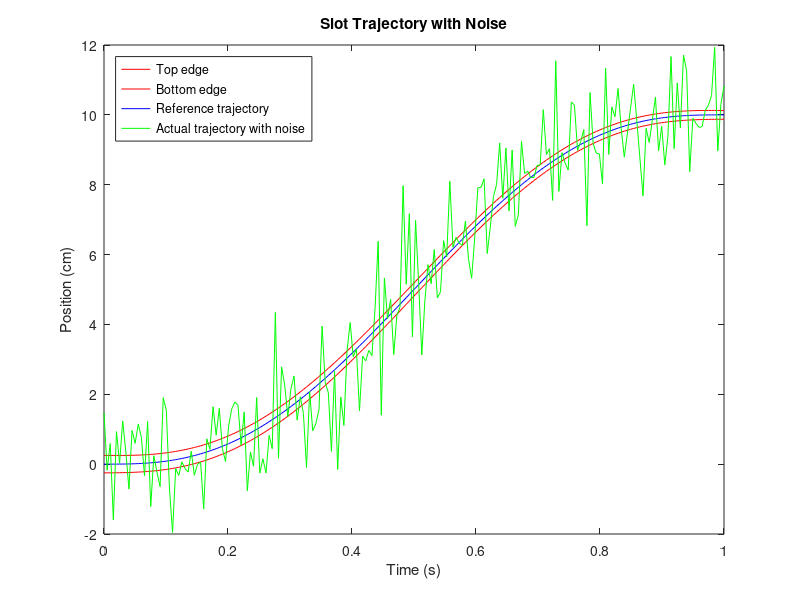
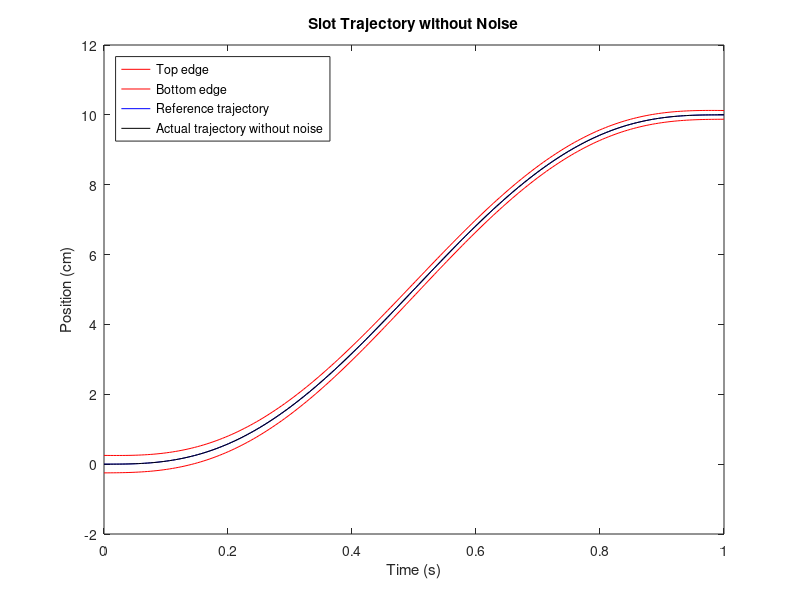
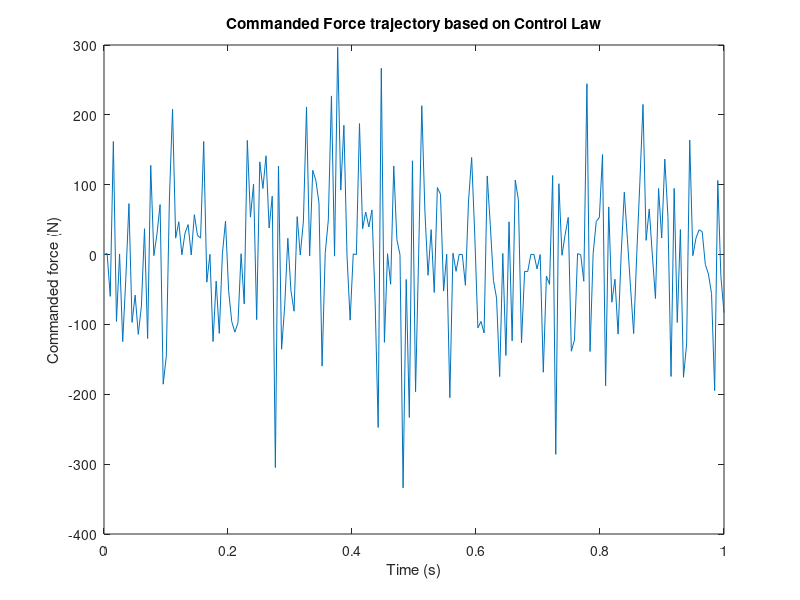

Reproduce these figures in MATLAB, in order.
% Define parameters
T = 1; % duration in seconds
fs = 200; % sampling frequency in Hz
N = T * fs; % number of samples
t = linspace(0, T, N); % time vector
x_ref = 10 * (10*t.^3 - 15*t.^4 + 6*t.^5); % minimum jerk trajectory
b0 = 0.05 * 10; % initial slot height
b1 = 0.025 * 10; % final slot height
K = 100; % position gain for SIC
B = 1; % velocity gain for SIC

% Calculate top and bottom edge trajectories of the slot
b = linspace(b0, b1, N); % slot height decreases linearly
t_edge = x_ref + b/2; % top edge of the slot
b_edge = x_ref - b/2; % bottom edge of the slot

% Add noise to the reference trajectory
x_actual_noise = x_ref + randn(size(x_ref));
x_actual_no_noise = x_ref;

% Plot the slot and trajectories with noise
figure;
plot(t, t_edge, 'r', t, b_edge, 'r', t, x_ref, 'b', t, x_actual_noise, 'g');
legend('Top edge', 'Bottom edge', 'Reference trajectory', 'Actual trajectory with noise', 'Location','northwest');
xlabel('Time (s)');
ylabel('Position (cm)');
title('Slot Trajectory with Noise')

% Plot the slot and trajectories without noise
figure;
plot(t, t_edge, 'r', t, b_edge, 'r', t, x_ref, 'b', t, x_actual_no_noise, 'k');
legend('Top edge', 'Bottom edge', 'Reference trajectory', 'Actual trajectory without noise', 'Location','northwest');
xlabel('Time (s)');
ylabel('Position (cm)');
title('Slot Trajectory without Noise')

% Calculate the commanded force trajectory with noise
F_noise = zeros(size(t));
for i = 2:N
    if x_actual_noise(i) > t_edge(i) || x_actual_noise(i) < b_edge(i) % outside the slot
        F_noise(i) = K * (x_ref(i) - x_actual_noise(i)) + B * (x_ref(i) - x_ref(i-1) - (x_actual_noise(i) - x_actual_noise(i-1)));
    else % inside the slot
        F_noise(i) = B * (x_ref(i) - x_ref(i-1) - (x_actual_noise(i) - x_actual_noise(i-1)));
    end
end

% Calculate the commanded force trajectory without noise
F_no_noise = zeros(size(t));
for i = 2:N
    if x_actual_no_noise(i) > t_edge(i) || x_actual_no_noise(i) < b_edge(i) % outside the slot
        F_no_noise(i) = K * (x_ref(i) - x_actual_no_noise(i)) + B * (x_ref(i) - x_ref(i-1) - (x_actual_no_noise(i) - x_actual_no_noise(i-1)));
    else % inside the slot
        F_no_noise(i) = B * (x_ref(i) - x_ref(i-1) - (x_actual_no_noise(i) - x_actual_no_noise(i-1)));
    end
end

% Plot the commanded force trajectory with noise
figure;
plot(t, F_noise);
xlabel('Time (s)');
ylabel('Commanded force (N)');
title('Commanded Force trajectory based on Control Law')
